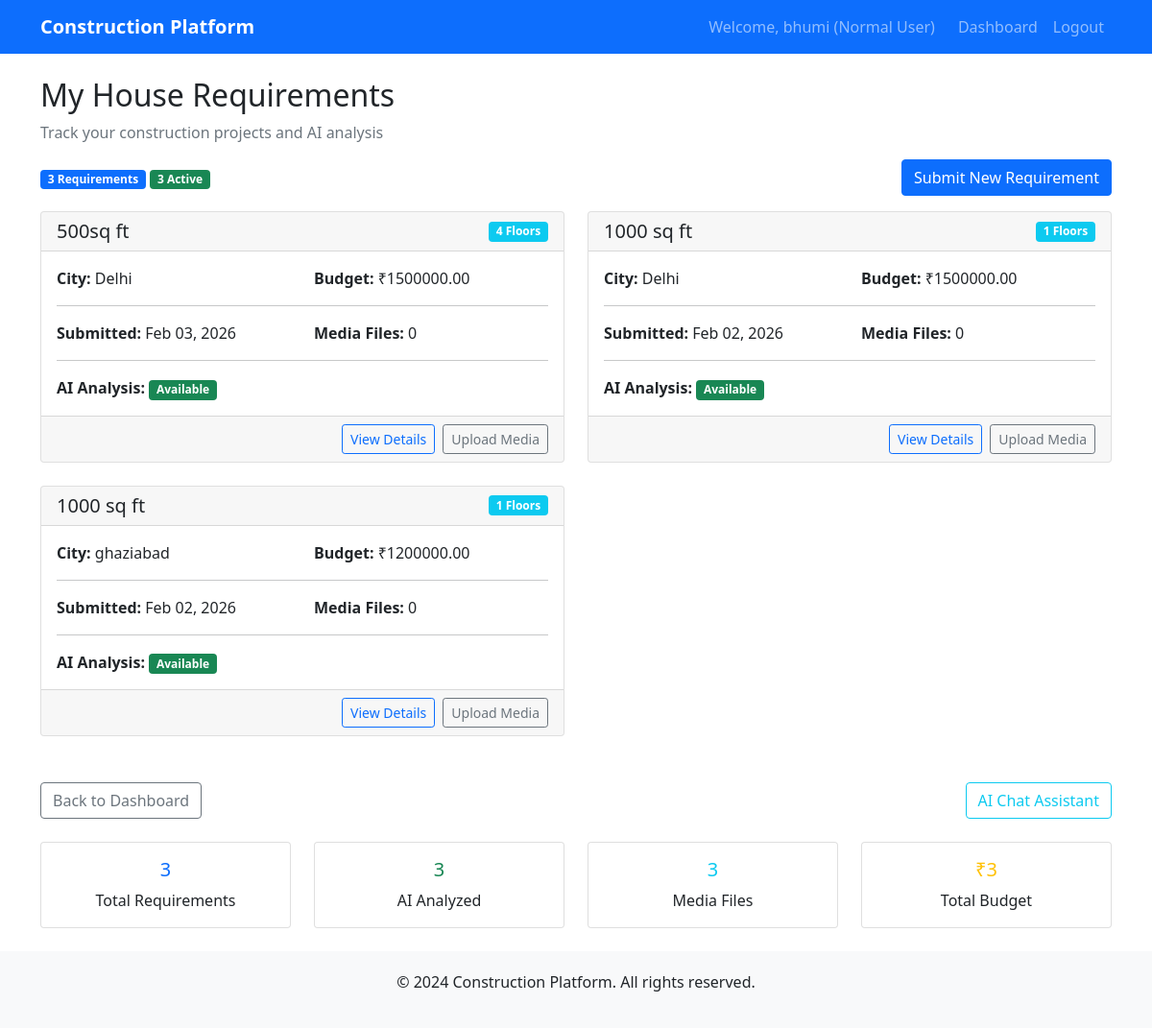
/house-ai/my-requirements/ (signed in), run on the app's committed database.
### accounts/models.py (models this page shows, shortened)
class User(AbstractUser):
    ROLE_CHOICES = [
        ('worker', 'Worker'),
        ('thekedar', 'Thekedar'),
        ('user', 'Normal User'),
    ]
    username = None  # Remove username field
    name = models.CharField(max_length=100)
    phone = models.CharField(max_length=15, unique=True)
    email = models.EmailField(unique=True)
    role = models.CharField(max_length=10, choices=ROLE_CHOICES, default='user')
    location = models.CharField(max_length=100)
    created_at = models.DateTimeField(auto_now_add=True)
    USERNAME_FIELD = 'email'
    REQUIRED_FIELDS = ['name', 'phone', 'role', 'location']

### house_ai/models.py (models this page shows, shortened)
class HouseRequirement(models.Model):
    user = models.ForeignKey(User, on_delete=models.CASCADE, related_name='house_requirements')
    plot_size = models.CharField(max_length=50)  # e.g., "1000 sq ft"
    budget = models.DecimalField(max_digits=12, decimal_places=2)
    floors = models.PositiveIntegerField(default=1)
    city = models.CharField(max_length=100)
    created_at = models.DateTimeField(auto_now_add=True)

### house_ai/views.py (the view)
# urls.py: path('my-requirements/', views.my_requirements, name='my_requirements'),
@login_required
def my_requirements(request):
    if request.user.role != 'user':
        messages.error(request, 'Access denied. Normal user role required.')
        return redirect('dashboard:home')
    requirements = HouseRequirement.objects.filter(user=request.user).order_by('-created_at')
    return render(request, 'house_ai/my_requirements.html', {'requirements': requirements})

### templates/house_ai/my_requirements.html (shortened to what this page needs)
{% extends 'base.html' %}
{% block content %}
<div class="row">
    <div class="col-12">
        <h2>My House Requirements</h2>
        <p class="text-muted">Track your construction projects and AI analysis</p>
    </div>
</div>
<div class="row mb-3">
    <div class="col-12">
        <div class="d-flex justify-content-between align-items-center">
            <div>
                <span class="badge bg-primary">{{ requirements.count }} Requirements</span>
                <span class="badge bg-success">{{ requirements|length }} Active</span>
            </div>
            <a href="{% url 'house_ai:submit' %}" class="btn btn-primary">Submit New Requirement</a>
        </div>
    </div>
</div>
<div class="row">
    {% if requirements %}
        {% for requirement in requirements %}
        <div class="col-md-6 mb-4">
            <div class="card">
                <div class="card-header d-flex justify-content-between align-items-center">
                    <h5 class="mb-0">{{ requirement.plot_size }}</h5>
                    <span class="badge bg-info">{{ requirement.floors }} Floors</span>
                </div>
                <div class="card-body">
                    <div class="row">
                        <div class="col-6">
                            <strong>City:</strong> {{ requirement.city }}
                        </div>
                        <div class="col-6">
                            <strong>Budget:</strong> ₹{{ requirement.budget }}
                        </div>
                    </div>
                    <hr>
                    <div class="row">
                        <div class="col-6">
                            <strong>Submitted:</strong> {{ requirement.created_at|date:"M d, Y" }}
                        </div>
                        <div class="col-6">
                            <strong>Media Files:</strong> {{ requirement.media_uploads.count }}
                        </div>
                    </div>
                    <hr>
                    <div class="row">
                        <div class="col-12">
                            <strong>AI Analysis:</strong>
                            {% if requirement.ai_response %}
                                <span class="badge bg-success">Available</span>
                            {% else %}
                                <span class="badge bg-warning">Processing</span>
                            {% endif %}
                        </div>
                    </div>
                </div>
                <div class="card-footer">
                    <div class="d-grid gap-2 d-md-flex justify-content-md-end">
                        <a href="{% url 'house_ai:view_requirement' requirement.id %}" class="btn btn-outline-primary btn-sm">View Details</a>
                        <a href="{% url 'house_ai:upload_media' requirement.id %}" class="btn btn-outline-secondary btn-sm">Upload Media</a>
                    </div>
                </div>
            </div>
        </div>
        {% endfor %}
    {% endif %}
</div>
<div class="row mt-4">
    <div class="col-12">
        <div class="d-flex justify-content-between">
            <a href="{% url 'dashboard:home' %}" class="btn btn-outline-secondary">Back to Dashboard</a>
            <a href="{% url 'house_ai:ai_chat' %}" class="btn btn-outline-info">AI Chat Assistant</a>
        </div>
    </div>
</div>
{% if requirements %}
<div class="row mt-4">
    <div class="col-md-3">
        <div class="card text-center">
            <div class="card-body">
                <h5 class="card-title text-primary">{{ requirements.count }}</h5>
                <p class="card-text">Total Requirements</p>
            </div>
        </div>
    </div>
    <div class="col-md-3">
        <div class="card text-center">
            <div class="card-body">
                <h5 class="card-title text-success">{{ requirements|length }}</h5>
                <p class="card-text">AI Analyzed</p>
            </div>
        </div>
    </div>
    <div class="col-md-3">
        <div class="card text-center">
            <div class="card-body">
                <h5 class="card-title text-info">{{ requirements|length }}</h5>
                <p class="card-text">Media Files</p>
            </div>
        </div>
    </div>
    <div class="col-md-3">
        <div class="card text-center">
            <div class="card-body">
                <h5 class="card-title text-warning">₹{{ requirements|length }}</h5>
                <p class="card-text">Total Budget</p>
            </div>
        </div>
    </div>
</div>
{% endif %}
{% endblock %}

### templates/base.html (shortened to what this page needs)
<!DOCTYPE html>
<html lang="en">
<head>
    <link href="https://cdn.jsdelivr.net/npm/bootstrap@5.1.3/dist/css/bootstrap.min.css" rel="stylesheet">
</head>
<body class="d-flex flex-column min-vh-100">
    <nav class="navbar navbar-expand-lg navbar-dark bg-primary">
        <div class="container">
            <a class="navbar-brand" href="{% url 'dashboard:home' %}">
                 Construction Platform
            </a>
            <div class="navbar-nav ms-auto">
                {% if user.is_authenticated %}
                    <span class="navbar-text me-3">Welcome, {{ user.name }} ({{ user.get_role_display }})</span>
                    <a class="nav-link" href="{% url 'dashboard:home' %}">Dashboard</a>
                    <a class="nav-link" href="{% url 'accounts:logout' %}">Logout</a>
                {% else %}
                    <a class="nav-link" href="{% url 'accounts:login' %}">Login</a>
                    <a class="nav-link" href="{% url 'accounts:signup' %}">Sign Up</a>
                {% endif %}
            </div>
        </div>
    </nav>
    <main class="container my-4 flex-grow-1">
        {% block content %}
        {% endblock %}
    </main>
    <footer class="footer mt-auto">
        <div class="container text-center">
            <p>&copy; 2024 Construction Platform. All rights reserved.</p>
        </div>
    </footer>
</body>
</html>

### templates/base.html (style rules this page uses)
.navbar-brand { font-weight: bold; }
.footer { background-color: #f8f9fa; padding: 20px 0; margin-top: auto; }

### data on the page
User: name "bhumi", role "Normal User"
HouseRequirement: plot_size "500sq ft", floors "4", city "Delhi", budget "1500000.00", created_at "Feb 03, 2026", media_uploads.count "0", shows "Available"
HouseRequirement: plot_size "1000 sq ft", floors "1", city "Delhi", budget "1500000.00", created_at "Feb 02, 2026", media_uploads.count "0", shows "Available"
HouseRequirement: plot_size "1000 sq ft", floors "1", city "ghaziabad", budget "1200000.00", created_at "Feb 02, 2026", media_uploads.count "0", shows "Available"

### other printed values
{{ requirements.count }} "3"
{{ requirements|length }} "3"
